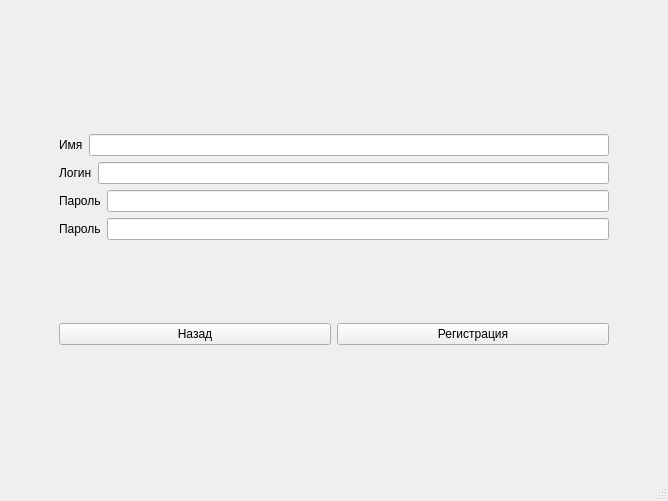
<?xml version="1.0" encoding="UTF-8"?>
<ui version="4.0">
 <class>MainWindow</class>
 <widget class="QMainWindow" name="MainWindow">
  <property name="geometry">
   <rect>
    <x>0</x>
    <y>0</y>
    <width>668</width>
    <height>501</height>
   </rect>
  </property>
  <property name="windowTitle">
   <string>MainWindow</string>
  </property>
  <widget class="QWidget" name="centralwidget">
   <layout class="QGridLayout" name="gridLayout">
    <item row="0" column="1">
     <widget class="QStackedWidget" name="stackedWidget">
      <property name="currentIndex">
       <number>2</number>
      </property>
      <widget class="QWidget" name="page_5">
       <layout class="QGridLayout" name="gridLayout_2">
        <property name="leftMargin">
         <number>50</number>
        </property>
        <property name="topMargin">
         <number>150</number>
        </property>
        <property name="rightMargin">
         <number>50</number>
        </property>
        <property name="bottomMargin">
         <number>150</number>
        </property>
        <item row="0" column="0">
         <layout class="QHBoxLayout" name="horizontalLayout_3">
          <item>
           <widget class="QLabel" name="label">
            <property name="text">
             <string>Логин</string>
            </property>
           </widget>
          </item>
          <item>
           <widget class="QLineEdit" name="lineEdit"/>
          </item>
         </layout>
        </item>
        <item row="1" column="0">
         <layout class="QHBoxLayout" name="horizontalLayout_2">
          <item>
           <widget class="QLabel" name="label_2">
            <property name="text">
             <string>Пароль</string>
            </property>
           </widget>
          </item>
          <item>
           <widget class="QLineEdit" name="lineEdit_2"/>
          </item>
         </layout>
        </item>
        <item row="3" column="0">
         <layout class="QHBoxLayout" name="horizontalLayout">
          <item>
           <widget class="QPushButton" name="AuthPahe1PushButton">
            <property name="text">
             <string>Авторизироваться</string>
            </property>
           </widget>
          </item>
          <item>
           <widget class="QPushButton" name="RegisterPage1PushButton_2">
            <property name="text">
             <string>Регистрация</string>
            </property>
           </widget>
          </item>
         </layout>
        </item>
        <item row="2" column="0">
         <widget class="QLabel" name="ErrorLabel">
          <property name="text">
           <string/>
          </property>
         </widget>
        </item>
       </layout>
      </widget>
      <widget class="QWidget" name="page_6">
       <layout class="QGridLayout" name="gridLayout_3" columnstretch="3,7,2">
        <item row="0" column="1">
         <layout class="QVBoxLayout" name="verticalLayout_2">
          <item>
           <widget class="QTextBrowser" name="textBrowser"/>
          </item>
          <item>
           <layout class="QVBoxLayout" name="verticalLayout">
            <item>
             <widget class="QLineEdit" name="lineEdit_3"/>
            </item>
            <item>
             <widget class="QPushButton" name="SendMessageButton">
              <property name="text">
               <string>Отправить сообщение</string>
              </property>
             </widget>
            </item>
           </layout>
          </item>
         </layout>
        </item>
        <item row="0" column="0">
         <widget class="QListView" name="ChatList"/>
        </item>
        <item row="0" column="2">
         <widget class="QListView" name="listView"/>
        </item>
       </layout>
      </widget>
      <widget class="QWidget" name="page_7">
       <layout class="QGridLayout" name="gridLayout_4">
        <property name="leftMargin">
         <number>50</number>
        </property>
        <property name="topMargin">
         <number>125</number>
        </property>
        <property name="rightMargin">
         <number>50</number>
        </property>
        <property name="bottomMargin">
         <number>125</number>
        </property>
        <item row="2" column="0">
         <layout class="QHBoxLayout" name="horizontalLayout_6">
          <item>
           <widget class="QLabel" name="label_5">
            <property name="text">
             <string>Пароль</string>
            </property>
           </widget>
          </item>
          <item>
           <widget class="QLineEdit" name="Text_Password1_RegisterPage"/>
          </item>
         </layout>
        </item>
        <item row="5" column="0">
         <layout class="QHBoxLayout" name="horizontalLayout_8">
          <item>
           <widget class="QPushButton" name="Go0Page">
            <property name="text">
             <string>Назад</string>
            </property>
           </widget>
          </item>
          <item>
           <widget class="QPushButton" name="RegisterButton">
            <property name="text">
             <string>Регистрация</string>
            </property>
           </widget>
          </item>
         </layout>
        </item>
        <item row="1" column="0">
         <layout class="QHBoxLayout" name="horizontalLayout_5">
          <item>
           <widget class="QLabel" name="label_4">
            <property name="text">
             <string>Логин</string>
            </property>
           </widget>
          </item>
          <item>
           <widget class="QLineEdit" name="Text_Login_RegisterPage"/>
          </item>
         </layout>
        </item>
        <item row="3" column="0">
         <layout class="QHBoxLayout" name="horizontalLayout_7">
          <item>
           <widget class="QLabel" name="label_6">
            <property name="text">
             <string>Пароль</string>
            </property>
           </widget>
          </item>
          <item>
           <widget class="QLineEdit" name="Text_Password2_RegisterPage"/>
          </item>
         </layout>
        </item>
        <item row="0" column="0">
         <layout class="QHBoxLayout" name="horizontalLayout_4">
          <item>
           <widget class="QLabel" name="label_3">
            <property name="text">
             <string>Имя</string>
            </property>
           </widget>
          </item>
          <item>
           <widget class="QLineEdit" name="Text_Name_RegisterPage"/>
          </item>
         </layout>
        </item>
        <item row="4" column="0">
         <widget class="QLabel" name="Error_Label_Register_Page">
          <property name="text">
           <string/>
          </property>
         </widget>
        </item>
       </layout>
      </widget>
     </widget>
    </item>
   </layout>
  </widget>
  <widget class="QMenuBar" name="menubar">
   <property name="geometry">
    <rect>
     <x>0</x>
     <y>0</y>
     <width>668</width>
     <height>22</height>
    </rect>
   </property>
  </widget>
  <widget class="QStatusBar" name="statusBar"/>
 </widget>
 <resources/>
 <connections/>
</ui>
